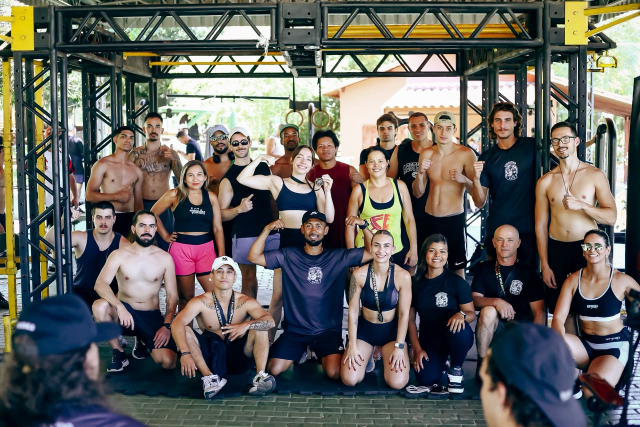
#> input picture assets/img/acad.jpeg, 1280 x 854 px (shown at 1/2 size); its folder holds 3 pictures in this run
$ python gerar-imagens.py
#> lines starting #> are read from the running program, lines starting #| are printed output that depends on the picture
#!/usr/bin/env python3
"""
Endorfina Hub — gerador de derivadas de imagem (webp + variantes 800w)

Le todo .jpg/.jpeg em assets/img/ (exceto os que ja terminam em "-800w",
que sao derivadas, nao fonte) e gera, para cada um:

  <nome>.webp          mesma largura do original, qualidade 80, method=6
  <nome>-800w.jpg      largura 800px (ou a largura original, se menor),
                        qualidade 78, optimize, progressive
  <nome>-800w.webp     largura 800px (ou a largura original, se menor),
                        qualidade 78, method=6

Idempotente: rodar de novo so regrava os mesmos arquivos, sem duplicar nada.
Nunca toca no .jpg/.jpeg de origem.

Uso:
    python tools/gerar-imagens.py
"""

import os
import sys

from PIL import Image, ImageOps

ROOT = os.path.dirname(os.path.dirname(os.path.abspath(__file__)))
IMG_DIR = os.path.join(ROOT, "assets", "img")

TARGET_800W = 800

WEBP_FULL_QUALITY = 80
WEBP_800W_QUALITY = 78
JPEG_800W_QUALITY = 78


def is_source(filename):
    ext = os.path.splitext(filename)[1].lower()
    if ext not in (".jpg", ".jpeg"):
        return False
    stem = os.path.splitext(filename)[0]
    return not stem.endswith("-800w")


def load_rgb(path):
    im = Image.open(path)
    im = ImageOps.exif_transpose(im)
    if im.mode != "RGB":
        im = im.convert("RGB")
    return im


def resized_to_width(im, target_width):
    w, h = im.size
    if w <= target_width:
        return im, False  # sem upscale — devolve como esta, sinaliza "nao redimensionado"
    new_h = round(h * (target_width / w))
    return im.resize((target_width, new_h), Image.LANCZOS), True


def main():
    if not os.path.isdir(IMG_DIR):
        print(f"ERRO: pasta nao encontrada: {IMG_DIR}", file=sys.stderr)
        sys.exit(1)

    sources = sorted(f for f in os.listdir(IMG_DIR) if is_source(f))

    if not sources:
        print("Nenhum arquivo-fonte (.jpg/.jpeg, sem sufixo -800w) encontrado em assets/img/.")
        sys.exit(0)

    lidos = 0
    gerados = 0
    avisos = []
    peso_antes = 0
    peso_depois_webp = 0
    linhas_resumo = []

    for filename in sources:
        stem = os.path.splitext(filename)[0]
        src_path = os.path.join(IMG_DIR, filename)
        src_size_kb = os.path.getsize(src_path) / 1024
        peso_antes += src_size_kb
        lidos += 1

        try:
            im = load_rgb(src_path)
#> in load_rgb, im is the input picture: PIL image 1280x854 RGB; mean R, G, B 99.3, 98.4, 93.6
        except Exception as e:
            avisos.append(f"ILEGÍVEL: {filename} — {e}")
            continue

        w, h = im.size
#> w = 1280; h = 854

        # <nome>.webp — largura cheia
        webp_full_path = os.path.join(IMG_DIR, f"{stem}.webp")
        im.save(webp_full_path, "WEBP", quality=WEBP_FULL_QUALITY, method=6)
        gerados += 1
        webp_full_kb = os.path.getsize(webp_full_path) / 1024
        peso_depois_webp += webp_full_kb
        linhas_resumo.append(
            f"{stem}.webp          {w}x{h}    {webp_full_kb:7.1f} KB"
        )

        # <nome>-800w.jpg e <nome>-800w.webp
        im_800, foi_redimensionado = resized_to_width(im, TARGET_800W)
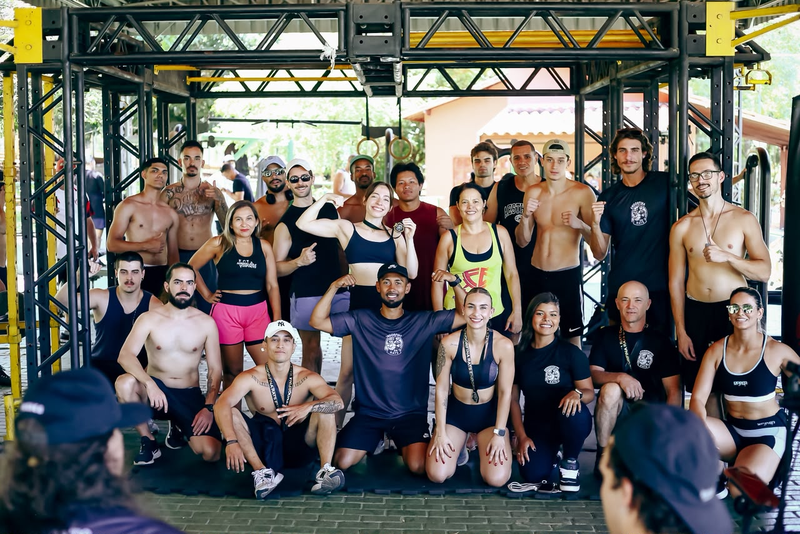
#> im_800: PIL image 800x534 RGB; mean R, G, B 99.4, 98.4, 93.6
#> foi_redimensionado = True
        w800, h800 = im_800.size
#> w800 = 800; h800 = 534

        if not foi_redimensionado:
            avisos.append(
                f"{filename}: largura original ({w}px) já é <= {TARGET_800W}px — "
                f"variante -800w gerada na largura original ({w800}px), sem upscale."
            )

        jpg_800w_path = os.path.join(IMG_DIR, f"{stem}-800w.jpg")
        im_800.save(
            jpg_800w_path,
            "JPEG",
            quality=JPEG_800W_QUALITY,
            optimize=True,
            progressive=True,
        )
        gerados += 1
        jpg_800w_kb = os.path.getsize(jpg_800w_path) / 1024
        linhas_resumo.append(
            f"{stem}-800w.jpg     {w800}x{h800}    {jpg_800w_kb:7.1f} KB"
        )

        webp_800w_path = os.path.join(IMG_DIR, f"{stem}-800w.webp")
        im_800.save(webp_800w_path, "WEBP", quality=WEBP_800W_QUALITY, method=6)
        gerados += 1
        webp_800w_kb = os.path.getsize(webp_800w_path) / 1024
        peso_depois_webp += webp_800w_kb
        linhas_resumo.append(
            f"{stem}-800w.webp    {w800}x{h800}    {webp_800w_kb:7.1f} KB"
        )

    print("=" * 60)
    print("Endorfina Hub — geração de derivadas de imagem")
    print("=" * 60)
    for linha in linhas_resumo:
        print(linha)
    print("-" * 60)
    print(f"Fontes lidas:      {lidos}")
    print(f"Arquivos gerados:  {gerados}")
    print(f"Peso total fontes (.jpg originais): {peso_antes:8.1f} KB")
    print(f"Peso total .webp gerados (full + 800w): {peso_depois_webp:8.1f} KB")
    if avisos:
        print("-" * 60)
        print("Avisos:")
        for a in avisos:
            print(f"  - {a}")
    print("=" * 60)


if __name__ == "__main__":
    main()
